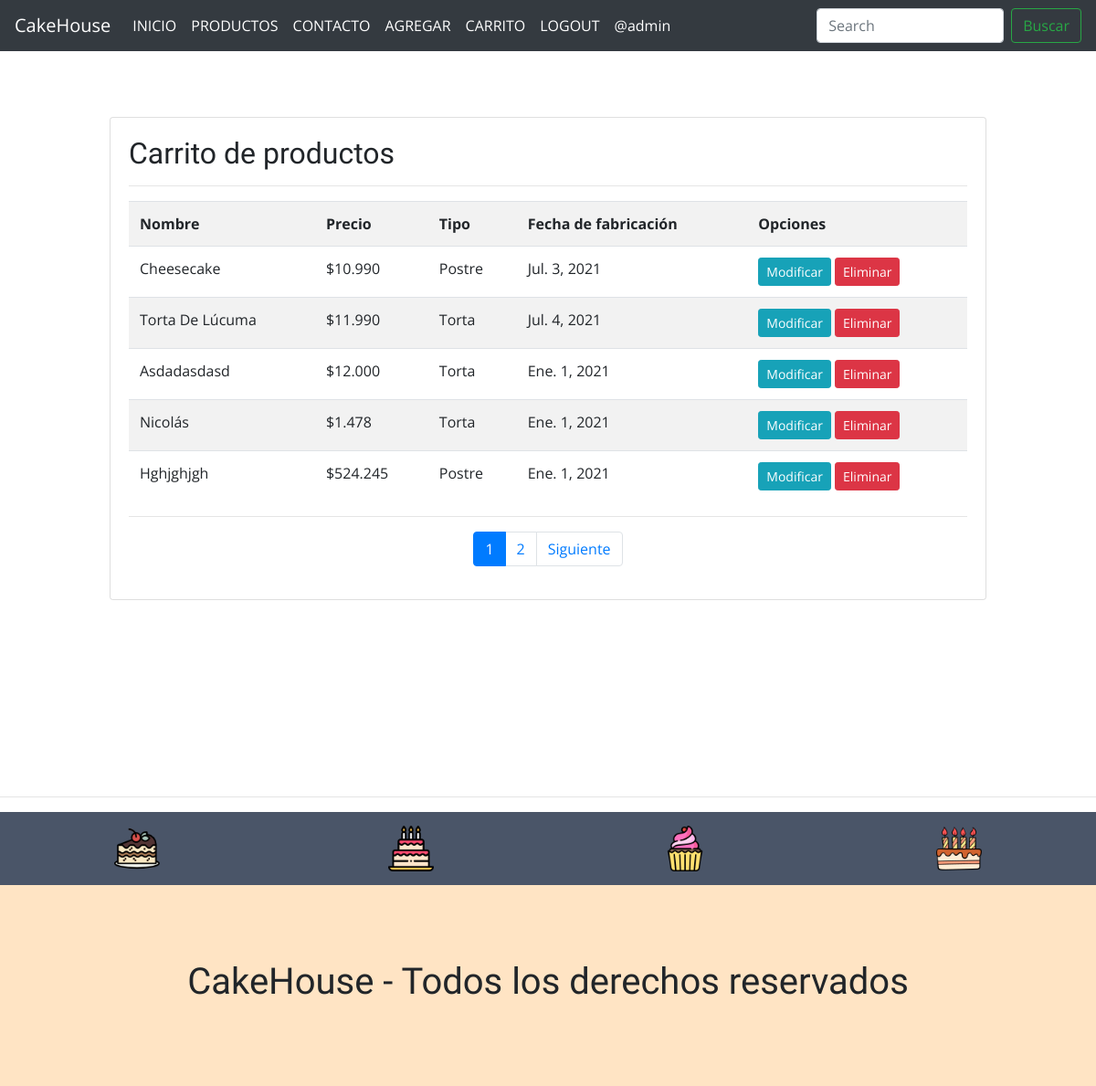
The app's page /listar-productos/ (signed in) with its own data.
### app/models.py (models this page shows, shortened)
class Producto(models.Model):
    nombre = models.CharField(max_length=50)
    precio = models.IntegerField()
    descripcion = models.TextField()
    tipo = models.ForeignKey(Tipo, on_delete=models.PROTECT)
    fecha_fabricacion = models.DateField()
    image = models.ImageField(upload_to="productos", null=True)

class Tipo(models.Model):
    nombre = models.CharField(max_length=50)
    def __str__(self):
        return self.nombre

### app/views.py (the view)
# urls.py: path('listar-productos/', listar_productos, name="listar_productos"),
@permission_required('app.view_producto')
def listar_productos(request):
    productos = Producto.objects.all()
    page = request.GET.get('page', 1)
    try:
        paginator = Paginator(productos, 5)
        productos = paginator.page(page)
    except:
        raise Http404
    data = {
        'entity': productos, 'paginator': paginator}
    return render(request, 'app/producto/listar.html', data)

### app/templates/app/producto/listar.html (shortened to what this page needs)
{% extends 'app/base.html' %}
{% block contenido %}
{% load humanize %}
<br><br><br>
<div class="card">
    <div class="card-body">
        <h2>Carrito de productos</h2>
        <hr>
        <table class="table table-striped table-hover table-responsive-sm">
            <tr>
                <th>Nombre</th>
                <th>Precio</th>
                <th>Tipo</th>
                <th>Fecha de fabricación</th>
                <th>Opciones</th>
            </tr>
            {% for p in entity %}
            <tr>
                <td>{{ p.nombre | title }}</td>
                <td>${{ p.precio | intcomma }}</td>
                <td>{{ p.tipo | title }}</td>
                <td>{{ p.fecha_fabricacion }}</td>
                <td>
                    {% if perms.app.change_producto %}
                    <a href="{% url 'modificar_producto' p.id %}" class="btn btn-info btn-sm">Modificar</a>
                    {% endif %}
                    {% if perms.app.delete_producto %}
                    <a href="#" onclick="eliminarProducto({{ p.id }})" class="btn btn-danger btn-sm">Eliminar</a>
                    {% endif %}
                </td>
            </tr>
            {% endfor %}
        </table>
        <hr>
        <div>
            {% include 'app/paginator.html' %}
        </div>
    </div>
</div>
{% endblock %}

### app/templates/app/base.html (shortened to what this page needs)
<!DOCTYPE html>
<html lang="es">
<head>
    <link rel="stylesheet" href="https://cdn.jsdelivr.net/bxslider/4.2.12/jquery.bxslider.css">
    {% load static %}
    <link rel="stylesheet" href="https://cdn.jsdelivr.net/npm/bootstrap@4.6.0/dist/css/bootstrap.min.css"
>
    <link rel="stylesheet" href="{% static 'app/css/estilos.css' %}">
</head>
<body>
    <nav class="navbar navbar-expand-lg navbar-dark bg-dark">
        <a class="navbar-brand" href="{% url 'home' %}">CakeHouse</a>
        <div class="collapse navbar-collapse" id="navbarSupportedContent">
            <ul class="navbar-nav mr-auto">
                <li class="nav-item active">
                    <a class="nav-link" href="{% url 'home' %}">INICIO<span class="sr-only">(current)</span></a>
                </li>
                <li class="nav-item active">
                    <a class="nav-link" href="{% url 'productos' %}">PRODUCTOS<span class="sr-only">(current)</span></a>
                </li>
                <li class="nav-item active">
                    <a class="nav-link" href="{% url 'contacto' %}">CONTACTO<span class="sr-only">(current)</span></a>
                </li>
                {% if perms.app.add_producto %}
                <li class="nav-item active">
                    <a class="nav-link" href="{% url 'agregar_producto' %}">AGREGAR<span class="sr-only">(current)</span></a>
                </li>
                {% endif %}
                {% if perms.app.view_producto %}
                <li class="nav-item active">
                    <a class="nav-link" href="{% url 'listar_productos' %}">CARRITO<span class="sr-only">(current)</span></a>
                </li>
                {% endif %}
                {% if user.is_authenticated %}
                <li class="nav-item active">
                    <a class="nav-link" href="{% url 'logout' %}">LOGOUT<span class="sr-only">(current)</span></a>
                </li>
                <li class="nav-item active">
                    <a class="nav-link" href="#">@{{ user.username }}<span class="sr-only">(current)</span></a>
                </li>
                {% endif %}
            </ul>
            <form class="form-inline my-2 my-lg-0">
                <input class="form-control mr-sm-2" type="search" placeholder="Search" aria-label="Search">
                <button class="btn btn-outline-success my-2 my-sm-0" type="submit">Buscar</button>
            </form>
        </div>
    </nav>
    <div id="contenido">
        {% block contenido %}
        {% endblock %}
    </div>
    <hr>
    <footer>
        <div class="marcas">
            <img src="{% static 'app/img/footer/pastel2.png' %}" alt="">
            <img src="{% static 'app/img/footer/pastel3.png' %}" alt="">
            <img src="{% static 'app/img/footer/pastel4.png' %}" alt="">
            <img src="{% static 'app/img/footer/pastel5.png' %}" alt="">
        </div>
        <div class="logo_footer">
            <h1>CakeHouse - Todos los derechos reservados</h1>
        </div>
    </footer>
</body>
</html>

### app/static/app/css/estilos.css (style rules this page uses)
* { margin:0; padding:0; }
body { background-color: rgb(255, 255, 255); font-family: 'Open Sans', sans-serif; }
h1,h2 { font-family: 'Balsamiq Sans', cursive; }
nav { display: flex; justify-content: flex-end; align-items: center; height: 100%; }
nav a { color:white; text-decoration: none; }
#contenido { width: 80%; margin:auto; max-width: 1280px; min-height: 100vh; }
footer { width: 100%; height: 300px; background-color: bisque; }
footer > .marcas { width: 100%; height: 80px; background-color: #4A5568; display: flex; justify-content: space-around; align-items: center; }
footer > .marcas > img { width: 50px; }
footer > .logo_footer { display: flex; justify-content: center; align-items: center; height: calc(100% - 80px); }

### records on screen
Producto: nombre "Cheesecake", precio "10.990", tipo "Postre", fecha_fabricacion "Jul. 3, 2021"
Producto: nombre "Torta De Lúcuma", precio "11.990", tipo "Torta", fecha_fabricacion "Jul. 4, 2021"
Producto: nombre "Asdadasdasd", precio "12.000", tipo "Torta", fecha_fabricacion "Ene. 1, 2021"
Producto: nombre "Nicolás", precio "1.478", tipo "Torta", fecha_fabricacion "Ene. 1, 2021"
Producto: nombre "Hghjghjgh", precio "524.245", tipo "Postre", fecha_fabricacion "Ene. 1, 2021"

### other values on screen
{{ user.username }} "admin"
{{ page }} "1" "2"
